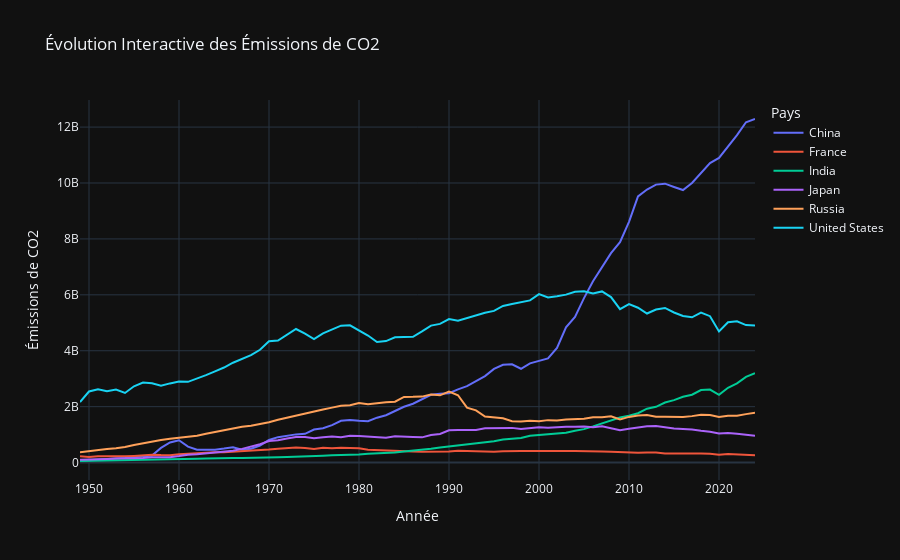

The cell this chart's notebook holds for it:
### Code cell
# 4. Graphique interactif avec Plotly
pays_principaux = ['China', 'United States', 'India', 'Russia', 'Japan', 'France']
fig = px.line(df[df['Entity'].isin(pays_principaux)],
              x='Year', y='emissions_total',
              color='Entity',
              title='Évolution Interactive des Émissions de CO2',
              labels={'emissions_total': 'Émissions de CO2',
                      'Year': 'Année',
                      'Entity': 'Pays'})
fig.show()
